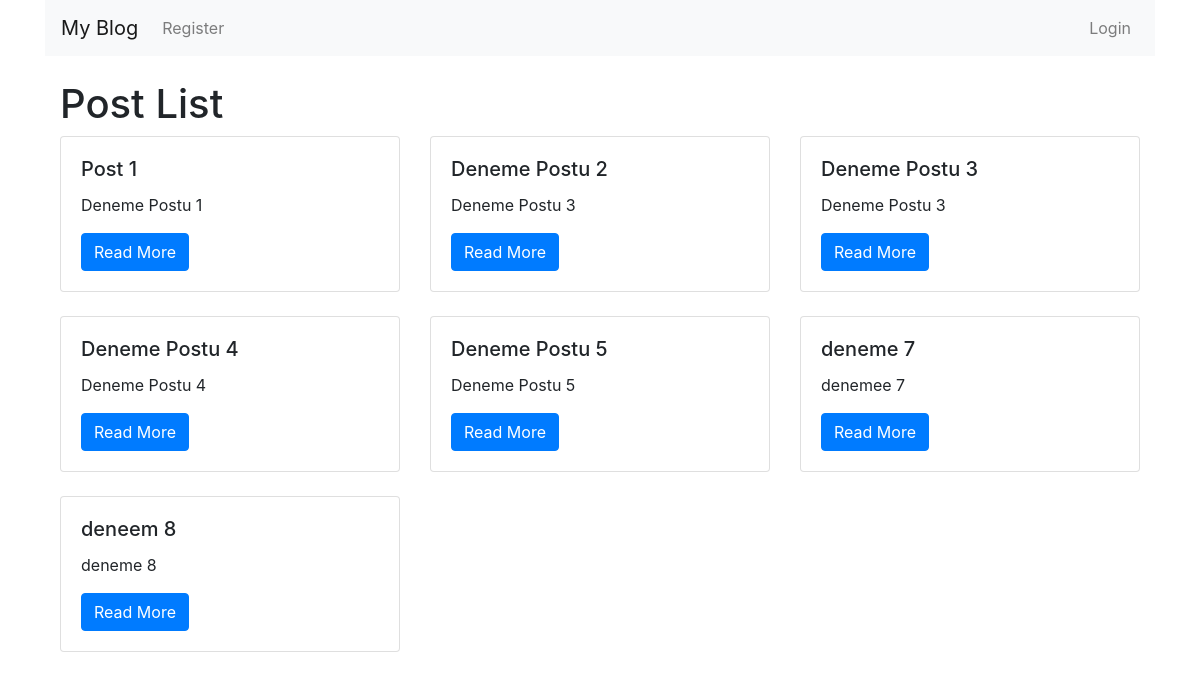
The app's page /, older data.
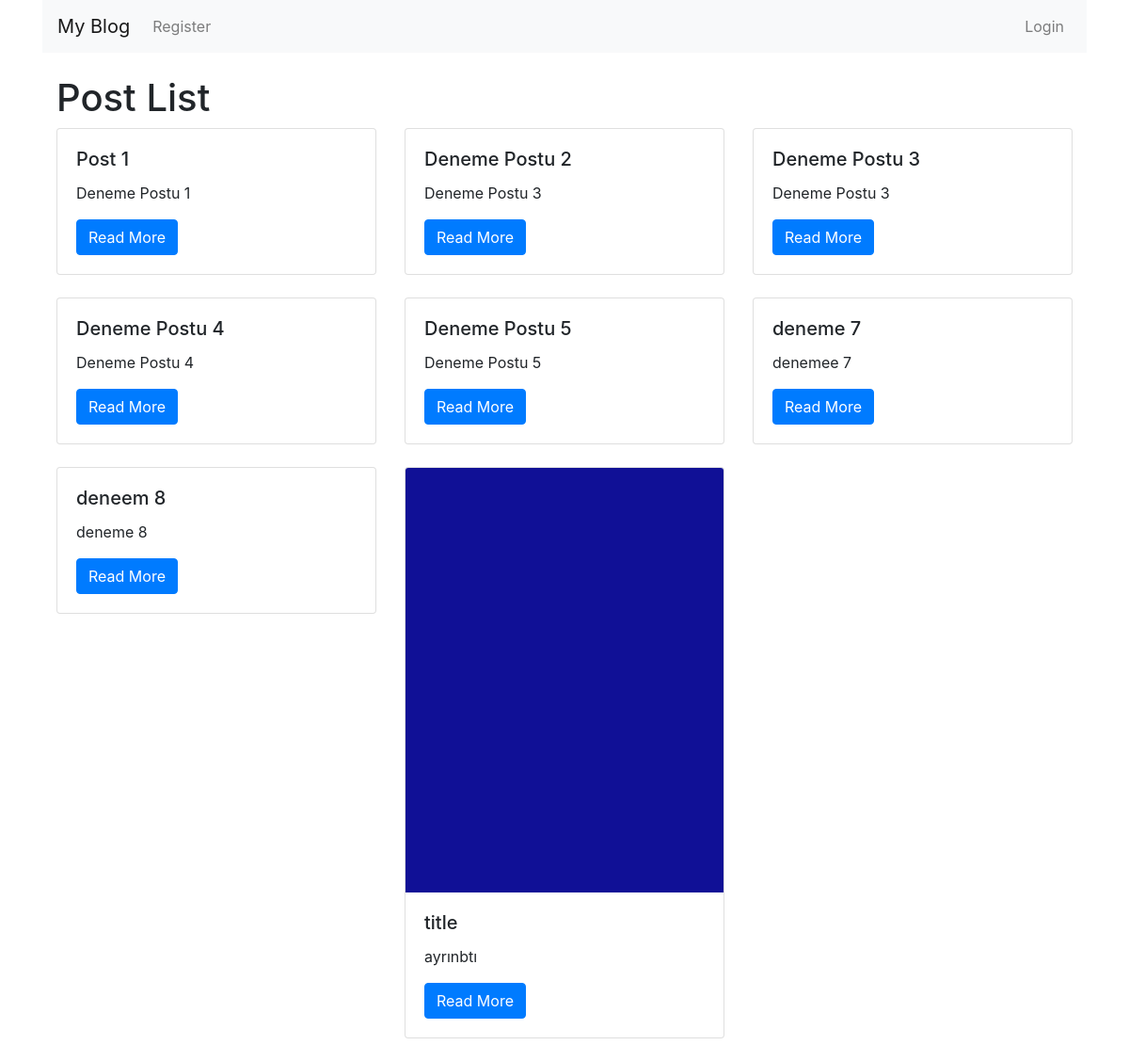
The same page, newer data.
### myapp/models.py (models this page shows, shortened)
class Post(models.Model):
    user = models.ForeignKey(User, on_delete=models.CASCADE)
    title = models.CharField(max_length=200)
    description = models.TextField()
    image = models.ImageField(upload_to='posts/', blank=True, null=True)
    is_deleted = models.BooleanField(default=False)
    user = models.ForeignKey(User, on_delete=models.CASCADE, null=True)

### myapp/views.py (the view)
# urls.py: path('', views.post_list, name='post_list'),
def post_list(request):
    if request.user.is_authenticated:
        posts = Post.objects.filter(is_deleted=False, user=request.user)
    else:
        posts = Post.objects.filter(is_deleted=False)
    return render(request, 'myapp/post_list.html', {'posts': posts})

### myapp/templates/myapp/post_list.html (shortened to what this page needs)
{% extends 'base.html' %}
{% block content %}
    <h1>Post List</h1>
    <div class="row">
        {% for post in posts %}
            <div class="col-md-4 mb-4">
                <div class="card">
                    {% if post.image %}
                        <img src="{{ post.image.url }}" class="card-img-top" alt="{{ post.title }}">
                    {% endif %}
                    <div class="card-body">
                        <h5 class="card-title">{{ post.title }}</h5>
                        <p class="card-text">{{ post.description }}</p>
                        <a href="{% url 'post_detail' post.id %}" class="btn btn-primary">Read More</a>
                    </div>
                </div>
            </div>
        {% endfor %}
    </div>
{% endblock %}

### myapp/templates/base.html (shortened to what this page needs)
<!DOCTYPE html>
<html>
<head>
    <link rel="stylesheet" href="https://maxcdn.bootstrapcdn.com/bootstrap/4.5.2/css/bootstrap.min.css">
</head>
<body>
    <div class="container">
        <nav class="navbar navbar-expand-lg navbar-light bg-light">
            <a class="navbar-brand" href="/">My Blog</a>
            <div class="collapse navbar-collapse" id="navbarSupportedContent">
                <div class="collapse navbar-collapse" id="navbarNav">
                    <ul class="navbar-nav mr-auto">
                        {% if user.is_authenticated %}
                        <li class="nav-item">
                            <a class="nav-link btn btn-outline-primary" href="{% url 'post_create' %}">New Post</a>
                        </li>
                        {% else %}
                        <li class="nav-item">
                            <a class="nav-link" href="{% url 'register' %}">Register</a>
                        </li>
                        {% endif %}
                    </ul>
                    <ul class="navbar-nav ml-auto">
                        {% if user.is_authenticated %}
                        <li class="nav-item">
                            <a class="nav-link btn btn-danger" href="{% url 'logout' %}">Logout</a>
                        </li>
                        {% else %}
                        <li class="nav-item">
                            <a class="nav-link" href="{% url 'login' %}">Login</a>
                        </li>
                        {% endif %}
                    </ul>
                </div>
        </nav>
        <div class="container mt-4">
            {% block content %}{% endblock %}
        </div>
    </div>
</body>
</html>

Row changes from the older to the newer data that the page shows:
added Post: image (picture), title "title", description "ayrınbtı"
